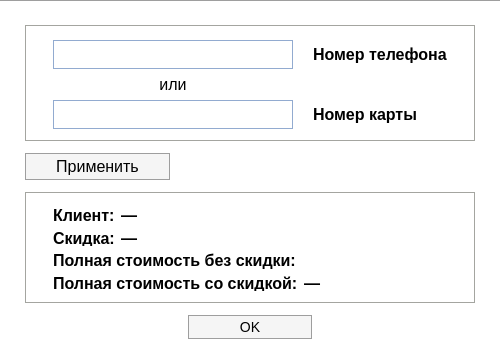
<?xml version="1.0" encoding="UTF-8"?>
<ui version="4.0">
 <class>ClientDiscountWindow</class>
 <widget class="QDialog" name="ClientDiscountWindow">
  <property name="geometry">
   <rect>
    <x>0</x>
    <y>0</y>
    <width>500</width>
    <height>350</height>
   </rect>
  </property>
  <property name="minimumSize">
   <size>
    <width>500</width>
    <height>350</height>
   </size>
  </property>
  <property name="maximumSize">
   <size>
    <width>500</width>
    <height>350</height>
   </size>
  </property>
  <property name="windowTitle">
   <string>Применение карты клиента</string>
  </property>
  <property name="windowIcon">
   <iconset resource="../../resource/resource.qrc">
    <normaloff>:/icons/icons/window-logo.ico</normaloff>:/icons/icons/window-logo.ico</iconset>
  </property>
  <property name="styleSheet">
   <string notr="true">QDialog {
	background-color: white;
	border-top: 1px solid #9e9e9e;
}
</string>
  </property>
  <layout class="QGridLayout" name="gridLayout">
   <property name="leftMargin">
    <number>25</number>
   </property>
   <property name="topMargin">
    <number>25</number>
   </property>
   <property name="rightMargin">
    <number>25</number>
   </property>
   <property name="verticalSpacing">
    <number>12</number>
   </property>
   <item row="0" column="0">
    <widget class="QGroupBox" name="numberCardGroup">
     <property name="sizePolicy">
      <sizepolicy hsizetype="Preferred" vsizetype="Maximum">
       <horstretch>0</horstretch>
       <verstretch>0</verstretch>
      </sizepolicy>
     </property>
     <property name="styleSheet">
      <string notr="true">QGroupBox {
	background: white;
	border: 1px solid #a4a5a0;
}

QLineEdit {
	background: white;
	border: 1px solid #92abd0;
	padding-top: 3px;
	padding-bottom: 3px;
}

QLineEdit:focus{
	background:#e9f3fb;
}</string>
     </property>
     <property name="title">
      <string/>
     </property>
     <layout class="QGridLayout" name="gridLayout_2">
      <property name="leftMargin">
       <number>25</number>
      </property>
      <property name="rightMargin">
       <number>25</number>
      </property>
      <property name="horizontalSpacing">
       <number>20</number>
      </property>
      <item row="0" column="0">
       <widget class="PhoneLineEdit" name="phone">
        <property name="font">
         <font>
          <pointsize>12</pointsize>
         </font>
        </property>
       </widget>
      </item>
      <item row="0" column="1">
       <widget class="QLabel" name="label">
        <property name="font">
         <font>
          <pointsize>12</pointsize>
          <weight>75</weight>
          <bold>true</bold>
         </font>
        </property>
        <property name="text">
         <string>Номер телефона</string>
        </property>
       </widget>
      </item>
      <item row="2" column="0">
       <widget class="QLineEdit" name="card">
        <property name="font">
         <font>
          <pointsize>12</pointsize>
         </font>
        </property>
       </widget>
      </item>
      <item row="2" column="1">
       <widget class="QLabel" name="label_3">
        <property name="font">
         <font>
          <pointsize>12</pointsize>
          <weight>75</weight>
          <bold>true</bold>
         </font>
        </property>
        <property name="text">
         <string>Номер карты</string>
        </property>
       </widget>
      </item>
      <item row="1" column="0">
       <widget class="QLabel" name="label_2">
        <property name="sizePolicy">
         <sizepolicy hsizetype="Preferred" vsizetype="Maximum">
          <horstretch>0</horstretch>
          <verstretch>0</verstretch>
         </sizepolicy>
        </property>
        <property name="font">
         <font>
          <pointsize>12</pointsize>
         </font>
        </property>
        <property name="text">
         <string>или</string>
        </property>
        <property name="alignment">
         <set>Qt::AlignCenter</set>
        </property>
       </widget>
      </item>
     </layout>
    </widget>
   </item>
   <item row="1" column="0">
    <widget class="QPushButton" name="apply">
     <property name="sizePolicy">
      <sizepolicy hsizetype="Maximum" vsizetype="Fixed">
       <horstretch>0</horstretch>
       <verstretch>0</verstretch>
      </sizepolicy>
     </property>
     <property name="font">
      <font>
       <pointsize>12</pointsize>
      </font>
     </property>
     <property name="styleSheet">
      <string notr="true">QPushButton {
	padding-left: 30px;
	padding-right: 30px;
	padding-top: 3px;
	padding-bottom: 3px;
	background-color: #f5f5f5;
	border-style: solid;
	border-width: 1px;
	border-color: #9e9e9e;
}

 QPushButton:hover {
     background-color: #78DBE2;
 }
 QPushButton:pressed {
     background-color: #3F888F;
 }</string>
     </property>
     <property name="text">
      <string>Применить</string>
     </property>
    </widget>
   </item>
   <item row="4" column="0">
    <widget class="QDialogButtonBox" name="buttonBox">
     <property name="sizePolicy">
      <sizepolicy hsizetype="Expanding" vsizetype="Expanding">
       <horstretch>0</horstretch>
       <verstretch>0</verstretch>
      </sizepolicy>
     </property>
     <property name="font">
      <font>
       <pointsize>14</pointsize>
      </font>
     </property>
     <property name="styleSheet">
      <string notr="true">QPushButton {
	padding-left: 50px;
	padding-right: 50px;
	padding-top: 3px;
	padding-bottom: 3px;
	background-color: #f5f5f5;
	border-style: solid;
	border-width: 1px;
	border-color: #9e9e9e;
	font-size: 14px;
}

 QPushButton:hover {
     background-color: #78DBE2;
 }
 QPushButton:pressed {
     background-color: #3F888F;
 }</string>
     </property>
     <property name="orientation">
      <enum>Qt::Horizontal</enum>
     </property>
     <property name="standardButtons">
      <set>QDialogButtonBox::Ok</set>
     </property>
     <property name="centerButtons">
      <bool>true</bool>
     </property>
    </widget>
   </item>
   <item row="2" column="0" rowspan="2">
    <widget class="QGroupBox" name="discountInfoGroup">
     <property name="sizePolicy">
      <sizepolicy hsizetype="Preferred" vsizetype="Expanding">
       <horstretch>0</horstretch>
       <verstretch>0</verstretch>
      </sizepolicy>
     </property>
     <property name="minimumSize">
      <size>
       <width>0</width>
       <height>95</height>
      </size>
     </property>
     <property name="styleSheet">
      <string notr="true">QGroupBox {
	background: white;
	border: 1px solid #a4a5a0;
}

QLineEdit {
	background: white;
	border: 1px solid #92abd0;
	padding-top: 3px;
	padding-bottom: 3px;
}

QLineEdit:focus{
	background:#e9f3fb;
}</string>
     </property>
     <property name="title">
      <string/>
     </property>
     <layout class="QGridLayout" name="gridLayout_3">
      <property name="leftMargin">
       <number>25</number>
      </property>
      <item row="3" column="0" colspan="2">
       <widget class="QLabel" name="label_6">
        <property name="sizePolicy">
         <sizepolicy hsizetype="Maximum" vsizetype="Preferred">
          <horstretch>0</horstretch>
          <verstretch>0</verstretch>
         </sizepolicy>
        </property>
        <property name="font">
         <font>
          <pointsize>12</pointsize>
          <weight>75</weight>
          <bold>true</bold>
         </font>
        </property>
        <property name="text">
         <string>Полная стоимость со скидкой:</string>
        </property>
       </widget>
      </item>
      <item row="1" column="0">
       <widget class="QLabel" name="label_4">
        <property name="sizePolicy">
         <sizepolicy hsizetype="Maximum" vsizetype="Preferred">
          <horstretch>0</horstretch>
          <verstretch>0</verstretch>
         </sizepolicy>
        </property>
        <property name="font">
         <font>
          <pointsize>12</pointsize>
          <weight>75</weight>
          <bold>true</bold>
         </font>
        </property>
        <property name="text">
         <string>Скидка:</string>
        </property>
       </widget>
      </item>
      <item row="2" column="2">
       <widget class="QLabel" name="totalCostWithoutDiscount">
        <property name="sizePolicy">
         <sizepolicy hsizetype="Expanding" vsizetype="Preferred">
          <horstretch>0</horstretch>
          <verstretch>0</verstretch>
         </sizepolicy>
        </property>
        <property name="font">
         <font>
          <pointsize>12</pointsize>
          <weight>75</weight>
          <bold>true</bold>
         </font>
        </property>
        <property name="text">
         <string/>
        </property>
       </widget>
      </item>
      <item row="3" column="2">
       <widget class="QLabel" name="totalCostWithDiscount">
        <property name="sizePolicy">
         <sizepolicy hsizetype="Expanding" vsizetype="Preferred">
          <horstretch>0</horstretch>
          <verstretch>0</verstretch>
         </sizepolicy>
        </property>
        <property name="font">
         <font>
          <pointsize>12</pointsize>
          <weight>75</weight>
          <bold>true</bold>
         </font>
        </property>
        <property name="text">
         <string>—</string>
        </property>
       </widget>
      </item>
      <item row="1" column="1" colspan="2">
       <widget class="QLabel" name="discount">
        <property name="sizePolicy">
         <sizepolicy hsizetype="Expanding" vsizetype="Preferred">
          <horstretch>0</horstretch>
          <verstretch>0</verstretch>
         </sizepolicy>
        </property>
        <property name="font">
         <font>
          <pointsize>12</pointsize>
          <weight>75</weight>
          <bold>true</bold>
         </font>
        </property>
        <property name="text">
         <string>—</string>
        </property>
       </widget>
      </item>
      <item row="2" column="0" colspan="2">
       <widget class="QLabel" name="label_5">
        <property name="sizePolicy">
         <sizepolicy hsizetype="Maximum" vsizetype="Preferred">
          <horstretch>0</horstretch>
          <verstretch>0</verstretch>
         </sizepolicy>
        </property>
        <property name="font">
         <font>
          <pointsize>12</pointsize>
          <weight>75</weight>
          <bold>true</bold>
         </font>
        </property>
        <property name="text">
         <string>Полная стоимость без скидки:</string>
        </property>
       </widget>
      </item>
      <item row="0" column="0">
       <widget class="QLabel" name="label_7">
        <property name="font">
         <font>
          <pointsize>12</pointsize>
          <weight>75</weight>
          <bold>true</bold>
         </font>
        </property>
        <property name="text">
         <string>Клиент:</string>
        </property>
       </widget>
      </item>
      <item row="0" column="1" colspan="2">
       <widget class="QLabel" name="fullName">
        <property name="font">
         <font>
          <pointsize>12</pointsize>
          <weight>75</weight>
          <bold>true</bold>
         </font>
        </property>
        <property name="text">
         <string>—</string>
        </property>
       </widget>
      </item>
     </layout>
    </widget>
   </item>
  </layout>
 </widget>
 <customwidgets>
  <customwidget>
   <class>PhoneLineEdit</class>
   <extends>QLineEdit</extends>
   <header>phonelineedit.h</header>
  </customwidget>
 </customwidgets>
 <resources>
  <include location="../../resource/resource.qrc"/>
 </resources>
 <connections>
  <connection>
   <sender>buttonBox</sender>
   <signal>accepted()</signal>
   <receiver>ClientDiscountWindow</receiver>
   <slot>accept()</slot>
   <hints>
    <hint type="sourcelabel">
     <x>248</x>
     <y>254</y>
    </hint>
    <hint type="destinationlabel">
     <x>157</x>
     <y>274</y>
    </hint>
   </hints>
  </connection>
  <connection>
   <sender>buttonBox</sender>
   <signal>rejected()</signal>
   <receiver>ClientDiscountWindow</receiver>
   <slot>reject()</slot>
   <hints>
    <hint type="sourcelabel">
     <x>316</x>
     <y>260</y>
    </hint>
    <hint type="destinationlabel">
     <x>286</x>
     <y>274</y>
    </hint>
   </hints>
  </connection>
 </connections>
</ui>
